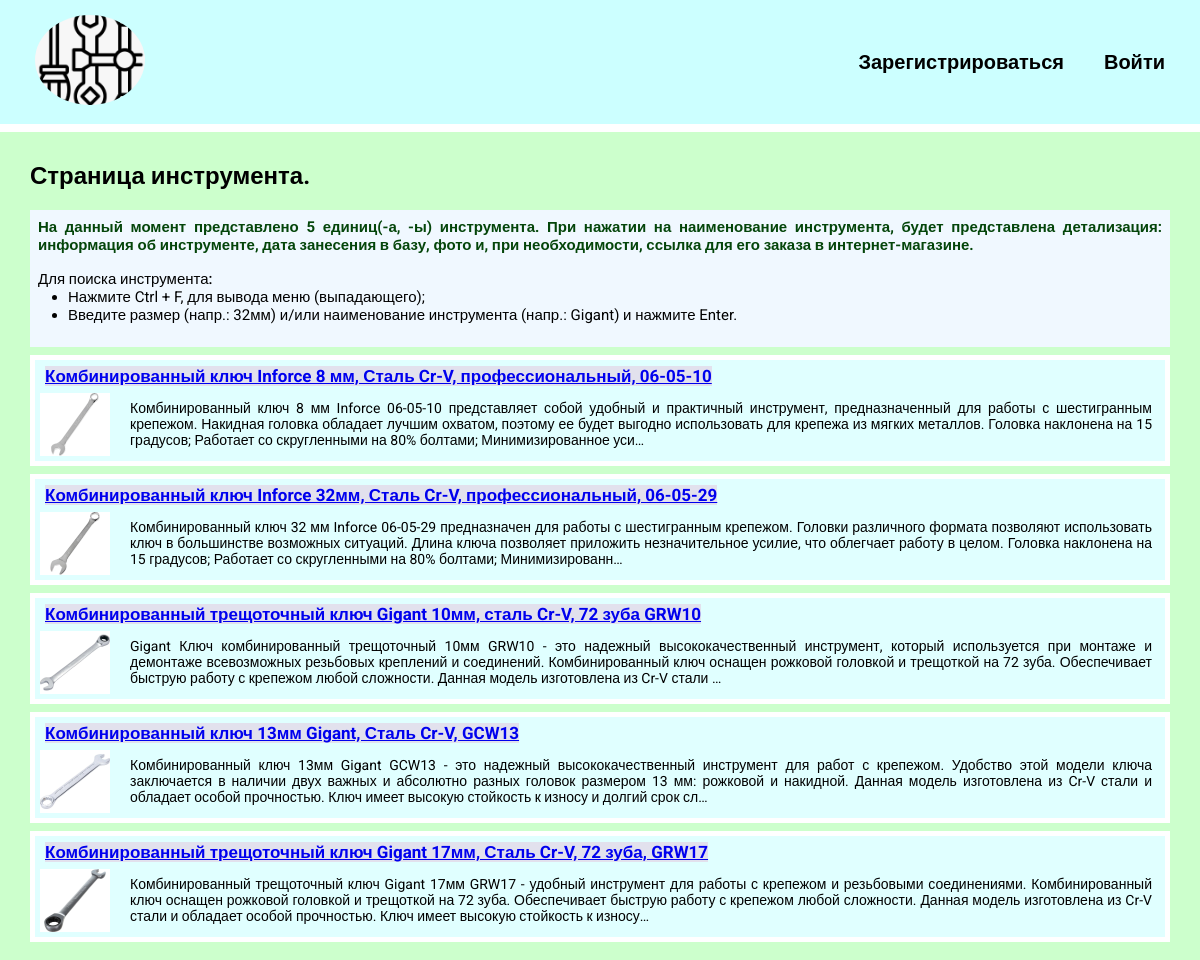
Screenshot of /techlog_tools/ with the database file from the repository.
### techlog_tools/models.py (models this page shows, shortened)
class TechlogTools2(models.Model):
    title = models.CharField(max_length=100)
    description = models.TextField()
    date = models.DateField(blank=True)
    image = models.ImageField(upload_to='techlog_tools/images/')
    url = models.URLField(blank=True)  # Поле не обязательное для заполнения

### techlog_tools/views.py (the view)
# urls.py: path('', views.techlog_tools, name='techlogtools'),
def techlog_tools(request):
    tltools2 = TechlogTools2.objects.order_by('-date')  # all()
    return render(request, 'techlog_tools/techtools.html', {
        'tltools2': tltools2,
    })

### techlog_tools/templates/techlog_tools/techtools.html (shortened to what this page needs)
{% extends 'techlog_tools/base.html' %}
{% block content %}
<h2>Страница инструмента.</h2>
<h3 class="count">
    На данный момент представлено {{ tltools2.count }} единиц(-а, -ы) инструмента. При нажатии на наименование
    инструмента, будет представлена детализация: информация об инструменте, дата занесения в базу, фото и, при необходимости, ссылка для его заказа в интернет-магазине.
</h3>
<div class="count">
    <span><b>Для поиска инструмента: </b></span>
    <ul class="ul_details">
        <li>Нажмите Ctrl + F, для вывода меню (выпадающего);</li>
        <li>Введите размер (напр.: 32мм) и/или наименование инструмента (напр.: Gigant) и нажмите Enter.</li>
    </ul>
</div>
{% for tltool2 in tltools2 %}
<div class="element">
    <h2 class="top2"><a href="{% url 'tool_details' tltool2.id %}">{{ tltool2.title }}</a></h2>
    <div class="tltool2_text">
        <img src="{{ tltool2.image.url }}" alt="">
        <p>{{ tltool2.description|truncatechars:360 }}</p>
    </div>
</div>
{% endfor %}
{% endblock %}

### techlog_tools/static/css/style.css (style rules this page uses)
body { font-family: "Roboto", sans-serif; padding: 0; margin: 0; background: #CCFFCC; }
.element, .counter { background: lightcyan; border: 5px solid white; margin: 8px 0; width: auto; }
.tltool2_text { display: flex; align-items: center; gap: 20px; padding: 5px; box-sizing: border-box; font-size: 14px; text-align: justify; position: relative; }
.tltool2_text p { padding-right: 8px; margin: 0; }
.count { padding: 8px 8px; margin-bottom: 0; box-sizing: border-box; background-color: aliceblue; text-align: justify; font-size: 15px; }
h1, h3 { color: #04450a; text-align: center; background-color: #CCFFCC; }
.top2 a { background: #e2e1ed; margin: 0; border: none; cursor: pointer; font-size: 17px; padding: 0; }
.ul_details { margin: 0 10px; padding: 0 20px; }
span b { font-weight: 500; }
.element h2 { margin: 0 10px; padding: 0; }
.tltool2_text img { max-width: 70px; height: auto; }

### rows the page displays
TechlogTools2: title "Комбинированный ключ Inforce 8 мм, Сталь Cr-V, профессиональный, 06-05-10", image (picture), description "Комбинированный ключ 8 мм Inforce 06-05-10 представляет собой удобный и практичный инструмент, предназначенный для работы с шестигранным крепежом. Накидная головка обладает лучшим охватом, поэтому ее будет выгодно использовать для крепежа из мягких металлов. Головка наклонена на 15 градусов; Работает со скругленными на 80% болтами; Минимизированное уси…"
TechlogTools2: title "Комбинированный ключ Inforce 32мм, Сталь Cr-V, профессиональный, 06-05-29", image (picture), description "Комбинированный ключ 32 мм Inforce 06-05-29 предназначен для работы с шестигранным крепежом. Головки различного формата позволяют использовать ключ в большинстве возможных ситуаций. Длина ключа позволяет приложить незначительное усилие, что облегчает работу в целом. Головка наклонена на 15 градусов; Работает со скругленными на 80% болтами; Минимизированн…"
TechlogTools2: title "Комбинированный трещоточный ключ Gigant 10мм, сталь Cr-V, 72 зуба GRW10", image (picture), description "Gigant Ключ комбинированный трещоточный 10мм GRW10 - это надежный высококачественный инструмент, который используется при монтаже и демонтаже всевозможных резьбовых креплений и соединений. Комбинированный ключ оснащен рожковой головкой и трещоткой на 72 зуба. Обеспечивает быструю работу с крепежом любой сложности. Данная модель изготовлена из Cr-V стали …"
TechlogTools2: title "Комбинированный ключ 13мм Gigant, Сталь Cr-V, GCW13", image (picture), description "Комбинированный ключ 13мм Gigant GCW13 - это надежный высококачественный инструмент для работ с крепежом. Удобство этой модели ключа заключается в наличии двух важных и абсолютно разных головок размером 13 мм: рожковой и накидной. Данная модель изготовлена из Cr-V стали и обладает особой прочностью. Ключ имеет высокую стойкость к износу и долгий срок сл…"
TechlogTools2: title "Комбинированный трещоточный ключ Gigant 17мм, Сталь Cr-V, 72 зуба, GRW17", image (picture), description "Комбинированный трещоточный ключ Gigant 17мм GRW17 - удобный инструмент для работы с крепежом и резьбовыми соединениями. Комбинированный ключ оснащен рожковой головкой и трещоткой на 72 зуба. Обеспечивает быструю работу с крепежом любой сложности. Данная модель изготовлена из Cr-V стали и обладает особой прочностью. Ключ имеет высокую стойкость к износу…"

### other values shown
{{ tltools2.count }} "5"
